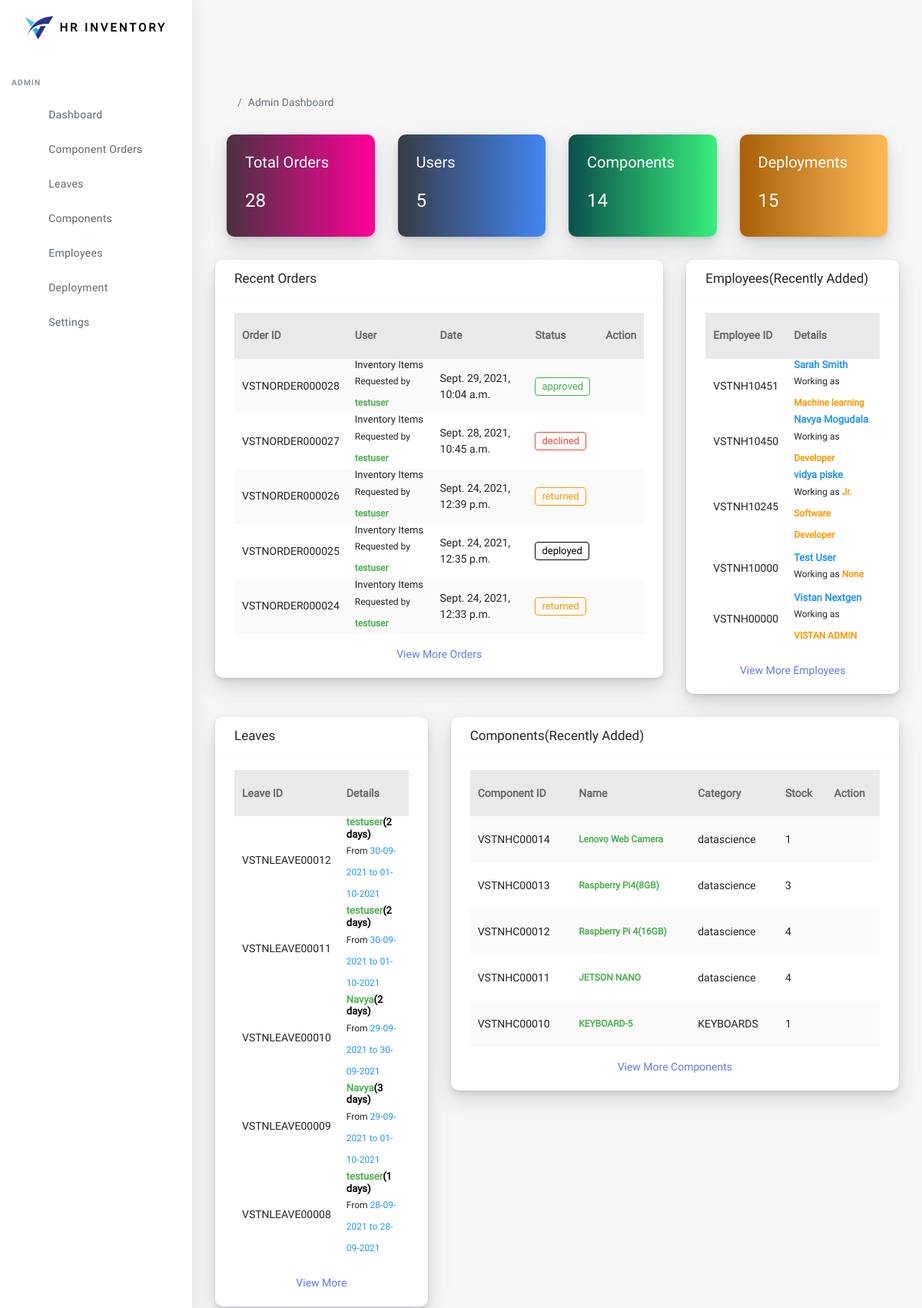
Page /dashboard/admin/ (signed in, upper part) on the earlier database version.
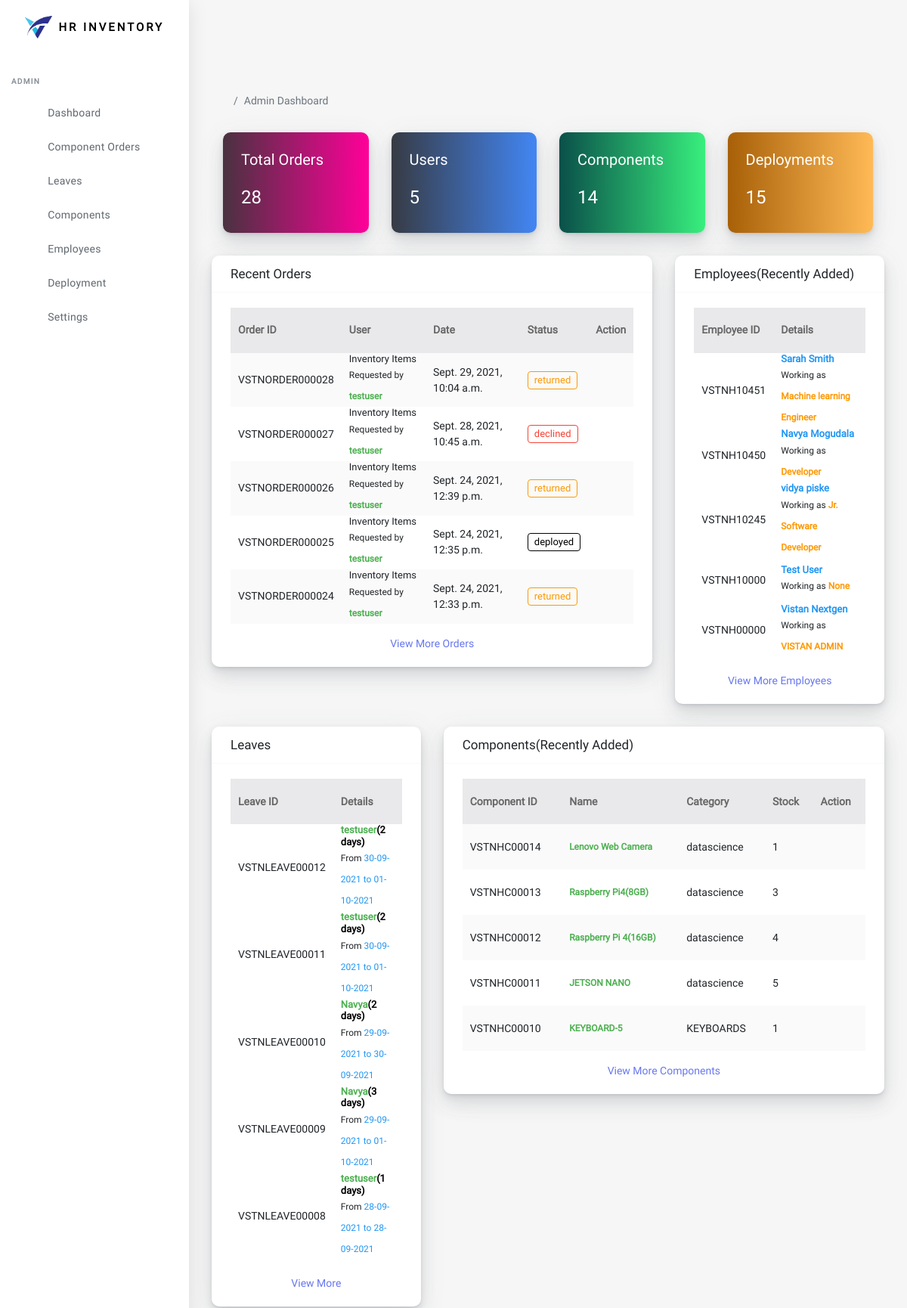
Same page on the later database version.
### order/models.py (models this page shows, shortened)
class Order(models.Model):
    def auto_order_id():
        no = Order.objects.count()
        str1 = 'VSTNORDER'
        list2 = ['0','0','0','0','0', '0']
        item = no+1
        str_item = str(item)
        list_item = list(str_item)
        leng = len(list_item)
        con = 6-leng
        list2[con:] = list_item
        result = ''.join(map(str, list2))
        final = str1+result
        return final
    order_id = models.CharField(max_length = 25, unique = True, default=auto_order_id, editable = False)
    created_at = models.DateTimeField(auto_now_add = True)
    username = models.CharField(max_length =25, editable=False)
    email = models.CharField(max_length =100, editable=False)
    order_choices = (
        ('requested', 'requested'),
        ('approve', 'approve'),
        ('decline', 'decline'),
        ('deploy', 'deploy'),
        ('return', 'return'),
    )
    status = models.CharField(max_length = 50, choices = order_choices, default='requested')
    class Meta:
        verbose_name = 'Order'
        verbose_name_plural = 'Orders'
        ordering = ('-created_at',)

### accounts/models.py (models this page shows, shortened)
class CustomUser(AbstractUser):
    employee_id = models.CharField(max_length = 10, null=True, blank=True)
    department = models.ForeignKey(Department, on_delete = models.CASCADE, null=True)
    mobile = models.CharField(max_length = 10, null=True, blank=True)
    gender = models.CharField(choices=gender_choices, max_length=10, default = 'male', null=True, blank=True)
    profile_pic = models.ImageField(upload_to = 'profil_images', null = True, blank = True, )
    date_of_joining = models.DateField(auto_now = True, null=True, blank=True)
    designation = models.CharField(max_length=25, null=True, blank=True)
    status = models.BooleanField(default = True)
    employee_leaves = models.IntegerField(blank=True, null=True, default = 20)
    class Meta:
        verbose_name = 'User'
        verbose_name = 'User'
        ordering = ('-id', )

### components/models.py (models this page shows, shortened)
class Component(models.Model):
    def auto_comp_id():
        no = Component.objects.count()
        str1 = 'VSTNHC'
        list2 = ['0','0','0','0','0']
        item = no+1
        str_item = str(item)
        list_item = list(str_item)
        leng = len(list_item)
        con = 5-leng
        list2[con:] = list_item
        result = ''.join(map(str, list2))
        final = str1+result
        return final
    component_id = models.CharField(max_length = 20, default = auto_comp_id, editable=False)
    name = models.CharField(max_length=75, unique = True)
    category = models.ForeignKey(ComponentCategory, on_delete=models.CASCADE)
    component_location = models.CharField(max_length =  100, default='inventory')
    vendor = models.CharField(max_length=100, null = True, blank=True)
    invoice = models.CharField(max_length=25, blank=True, null=True)
    component_id_by_vendor = models.CharField(blank = True, null=True, max_length=35)
    date_of_order = models.DateField()
    created_at = models.DateTimeField(auto_now_add=True)
    updated_at = models.DateTimeField(auto_now = True)
    image = models.ImageField(upload_to = 'components', blank=True, null=True)
    avialable = models.BooleanField(default=True)
    stock = models.IntegerField()
    price = models.DecimalField(max_digits =10, decimal_places=2)
    description = models.TextField(blank=True, null=True)
    class Meta:
        ordering = ('-id',)
        verbose_name = 'Component'
        verbose_name = 'Components'

class ComponentCategory(models.Model):
    name = models.CharField(max_length=75, unique = True)
    created_at = models.DateTimeField(auto_now_add=True)
    image = models.ImageField(upload_to = 'component_category', blank=True, null=True)
    description = models.TextField(blank=True, null=True)
    class Meta:
        ordering = ('name',)
        verbose_name = 'Component Category'
        verbose_name_plural = 'Component Categories'
    def __str__(self):
        return '{}'.format(self.name)

### dashboard/views.py (the view)
# urls.py: path('admin/', views.admin_dashboard,  name = 'admin-dashboard'),
@staff_member_required(login_url='accounts:auth-login')
def admin_dashboard(request):
    components = Component.objects.all().order_by('-id')[:5]
    users = User.objects.all().order_by('-id')[:5]
    orders = Order.objects.all().order_by('-id')[:5]
    deployments = Deployment.objects.all().order_by('-id')[:5]
    leaves = Leave.objects.all().order_by('-id')[:5]
    comp_len = Component.objects.count()
    user_len = User.objects.count()
    ord_len = Order.objects.count()
    dep_len = Deployment.objects.count()
    return render(request, 'dashboard/admin_dashboard.html', {'components':components,
                                                              'users' : users,
                                                              'orders' : orders,
                                                              'deployments': deployments,
                                                              'leaves' : leaves,
                                                              'comp_len' : comp_len,
                                                              'user_len' : user_len,
                                                              'ord_len' : ord_len,
                                                              'dep_len' : dep_len,
                                                               })

### dashboard/templates/dashboard/admin_dashboard.html (shortened to what this page needs)
{% extends 'base.html' %}
{% load static %}
{% block content %}
      <div class="main-content">
        <section class="section">
          <ul class="breadcrumb breadcrumb-style ">
            <li class="breadcrumb-item">
              <a href="index-2.html">
                </a>
            </li>
            <li class="breadcrumb-item active">Admin Dashboard</li>
          </ul>
          {% include 'dashboard/admin_cards.html' %}
          {% include 'dashboard/admin_tables.html' %}
        </section>
      </div>
    </div>
{% endblock %}

### dashboard/templates/dashboard/admin_tables.html (shortened to what the changed rows need)
          <div class="row">
            <div class="col-12 col-sm-12 col-md-12 col-lg-8 col-xl-8">
              <div class="card">
                <div class="card-body">
                  <div class="table-responsive" id="proTeamScroll">
                    <table class="table table-striped">
                      <thead>
                        <tr>
                          <th>Order ID</th>
                          <th>User</th>
                          <th>Date</th>
                          <th>Status</th>
                          <th>Action</th>
                        </tr>
                      </thead>
                      {% for i in orders %}
                      <tr>
                        <td>{{i.order_id}}
                        </td>
                        <td>
                          <h6 class="mb-0 font-13">Inventory Items</h6>
                          <p class="m-0 font-12">
                            Requested by<span class="col-green font-weight-bold"> {{i.username}}</span>
                          </p>
                        </td>
                        <td>{{i.created_at}}</td>
                        <td class="text-truncate">
                            {% ifequal i.status 'approve'%}<div class="badge-outline col-green">{{i.status}}d</div>{% endifequal %}
                            {% ifequal i.status 'return'%}<div class="badge-outline col-orange">{{i.status}}ed</div>{% endifequal %}
                        </td>
                        <td>
                          <a href="{% url 'order:order-detail-admin' i.id %}" data-toggle="tooltip" title="" data-original-title="View"><i
                              class="fas fa-eye"></i></a>
                        </td>
                      </tr>
                      {% endfor %}
                    </table>
                  </div>
                </div>
              </div>
            </div>
            <div class="col-12 col-sm-12 col-md-12 col-lg-4 col-xl-4">
                <div class="card">
                  <div class="card-body">
                    <div class="media-list position-relative">
                      <div class="table-responsive" id="project-team-scroll">
                        <table class="table table-hover table-xl mb-0">
                          <thead>
                            <tr>
                              <th>Employee ID</th>
                              <th>Details</th>
                            </tr>
                          </thead>
                          <tbody>
                            {% for i in users%}
                            <tr>
                              <td class="text-truncate">{{i.employee_id}}</td>
                              <td>
                                <h6 class="mb-0 font-13 col-blue font-weight-bold">{{i.first_name}} {{i.last_name}}</h6>
                                <p class="m-0 font-12">
                                  Working as <span class="col-orange font-weight-bold"> {{i.designation}}</span>
                                </p>
                              </td>
                            </tr>
                            {% endfor %}
                          </tbody>
                        </table>
                        <br>
                      </div>
                    </div>
                  </div>
                </div>
              </div>
            </div>
            <div class="row">
                <div class="col-12 col-sm-12 col-md-12 col-lg-4 col-xl-4">
                    <div class="card">
                      <div class="card-body">
                        <div class="media-list position-relative">
                          <div class="table-responsive" id="project-team-scroll">
                            <table class="table table-hover table-xl mb-0">
                              <thead>
                                <tr>
                                  <th>Leave ID</th>
                                  <th>Details</th>
                                </tr>
                              </thead>
                            </table>
                            <br>
                          </div>
                        </div>
                      </div>
                    </div>
                  </div>
                  <div class="col-12 col-sm-12 col-md-12 col-lg-8 col-xl-8">
                    <div class="card">
                      <div class="card-body">
                        <div class="table-responsive" id="proTeamScroll">
                          <table class="table table-striped">
                            <thead>
                              <tr>
                                <th>Component ID</th>
                                <th>Name</th>
                                <th>Category</th>
                                <th>Stock</th>
                                <th>Action</th>
                              </tr>
                            </thead>
                            {% for i in components %}
                            <tr>
                              <td>{{i.component_id}}
                              </td>
                              <td>
                                <p class="m-0 font-12">
                                  <span class="col-green font-weight-bold"> {{i.name}}</span>
                                </p>
                              </td>
                              <td>
                                  {{i.category}}
                              </td>
                              <td>{{i.stock}}</td>
                              <td>
                                <a href="" data-toggle="tooltip" title="" data-original-title="View"><i
                                    class="fas fa-eye"></i></a>
                              </td>
                            </tr>
                            {% endfor %}
                          </table>
                        </div>
                      </div>
                    </div>
                  </div>
            </div>

Differences in the rows shown:
changed Order "VSTNORDER000028": status "approve" → "return"; text "d" → "ed"
changed CustomUser "VSTNH10451": designation "Machine learning" → "Machine learning Engineer"
changed Component "VSTNHC00011": stock "4" → "5"
